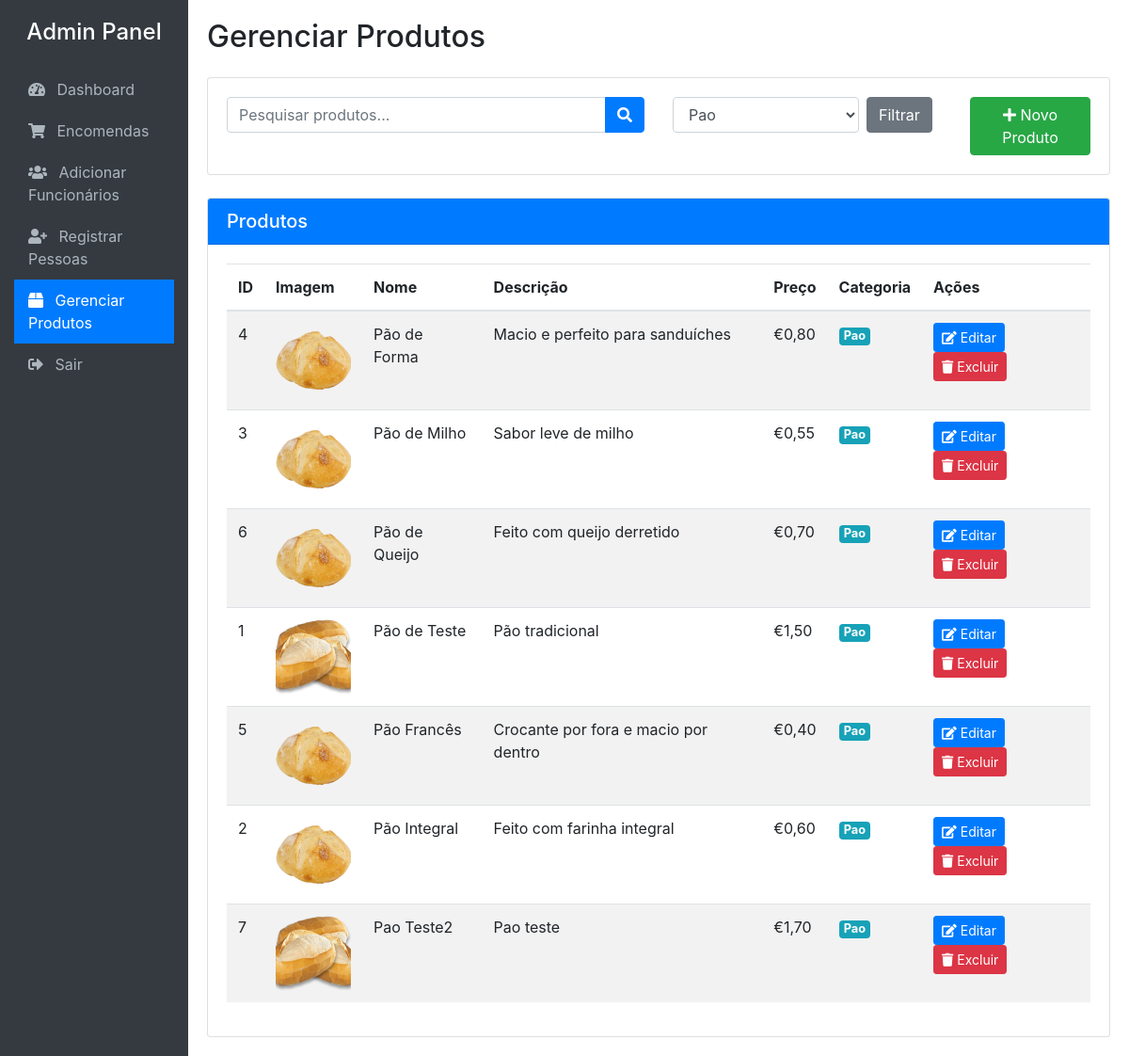
Page /admin/produtosg.php?categoria=pao (signed in) on the committed database.
### tables this page shows
CREATE TABLE IF NOT EXISTS `produtos` (
  `id` int(11) NOT NULL AUTO_INCREMENT,
  `nome` varchar(100) NOT NULL,
  `descricao` text DEFAULT NULL,
  `preco` decimal(10,2) NOT NULL,
  `imagem` varchar(255) DEFAULT NULL,
  `categoria` varchar(50) DEFAULT NULL,
  PRIMARY KEY (`id`)
);

### admin/produtosg.php (the view, shortened to what this page needs)
<?php
require_once 'config.php';
$categorias = [];
$search = '';
$categoria_filtro = '';
$query_categorias = "SELECT DISTINCT categoria FROM produtos ORDER BY categoria";
$result_categorias = $conn->query($query_categorias);
while ($row = $result_categorias->fetch_assoc()) {
    if (!empty($row['categoria'])) {
        $categorias[] = $row['categoria'];
    }
}
if (isset($_GET['categoria']) && !empty($_GET['categoria'])) {
    $categoria_filtro = $_GET['categoria'];
}
$sql = "SELECT * FROM produtos WHERE 1=1";
if (!empty($categoria_filtro)) {
    $sql .= " AND categoria = ?";
}
$sql .= " ORDER BY categoria, nome";
$stmt = $conn->prepare($sql);
if (!empty($search) && !empty($categoria_filtro)) {
    $search_term = "%$search%";
    $stmt->bind_param("sss", $search_term, $search_term, $categoria_filtro);
} elseif (!empty($search)) {
    $search_term = "%$search%";
    $stmt->bind_param("ss", $search_term, $search_term);
} elseif (!empty($categoria_filtro)) {
    $stmt->bind_param("s", $categoria_filtro);
}
$stmt->execute();
$result = $stmt->get_result();
$produtos = $result->fetch_all(MYSQLI_ASSOC);
?>
<!DOCTYPE html>
<html lang="pt">
<head>
    <link rel="stylesheet" href="https://stackpath.bootstrapcdn.com/bootstrap/4.5.2/css/bootstrap.min.css">
    <link rel="stylesheet" href="https://cdnjs.cloudflare.com/ajax/libs/font-awesome/5.15.1/css/all.min.css">
</head>
<body>
    <div class="container-fluid">
        <div class="row">
            <div class="col-md-2 sidebar">
                <h4 class="text-center mb-4">Admin Panel</h4>
                <a href="dashboard.php"><i class="fas fa-tachometer-alt mr-2"></i> Dashboard</a>
                <a href="encomendas.php"><i class="fas fa-shopping-cart mr-2"></i> Encomendas</a>
                <a href="funcionarios.php"><i class="fas fa-users mr-2"></i> Adicionar Funcionários</a>
                <a href="registrar.php"><i class="fas fa-user-plus mr-2"></i> Registrar Pessoas</a>
                <a href="produtosg.php" class="active"><i class="fas fa-box mr-2"></i> Gerenciar Produtos</a>
                <a href="logout.php"><i class="fas fa-sign-out-alt mr-2"></i> Sair</a>
            </div>
            <div class="col-md-10 content">
                <h2 class="mb-4">Gerenciar Produtos</h2>
                <div class="card mb-4">
                    <div class="card-body">
                        <div class="row">
                            <div class="col-md-6">
                                <form method="get" action="produtosg.php" class="form-inline">
                                    <div class="input-group w-100">
                                        <input type="text" class="form-control" placeholder="Pesquisar produtos..." name="search" value="<?php echo htmlspecialchars($search); ?>">
                                        <div class="input-group-append">
                                            <button class="btn btn-primary" type="submit"><i class="fas fa-search"></i></button>
                                        </div>
                                    </div>
                                </form>
                            </div>
                            <div class="col-md-4">
                                <form method="get" action="produtosg.php" class="form-inline">
                                    <select name="categoria" class="form-control mr-2">
                                        <?php foreach ($categorias as $cat): ?>
                                            <option value="<?php echo $cat; ?>" <?php if ($categoria_filtro === $cat) echo 'selected'; ?>>
                                                <?php echo ucfirst($cat); ?>
                                            </option>
                                        <?php endforeach; ?>
                                    </select>
                                    <button type="submit" class="btn btn-secondary">Filtrar</button>
                                </form>
                            </div>
                            <div class="col-md-2 text-right">
                                <button type="button" class="btn btn-success" data-toggle="modal" data-target="#addProdutoModal">
                                    <i class="fas fa-plus"></i> Novo Produto
                                </button>
                            </div>
                        </div>
                    </div>
                </div>
                <div class="card">
                    <div class="card-header bg-primary text-white">
                        <h5 class="mb-0">Produtos</h5>
                    </div>
                    <div class="card-body">
                        <?php if (count($produtos) > 0): ?>
                            <div class="table-responsive">
                                <table class="table table-striped">
                                    <thead>
                                        <tr>
                                            <th>ID</th>
                                            <th>Imagem</th>
                                            <th>Nome</th>
                                            <th>Descrição</th>
                                            <th>Preço</th>
                                            <th>Categoria</th>
                                            <th>Ações</th>
                                        </tr>
                                    </thead>
                                    <tbody>
                                        <?php foreach ($produtos as $produto): ?>
                                            <tr>
                                                <td><?php echo $produto['id']; ?></td>
                                                <td>
                                                    <img src="<?php echo $produto['imagem']; ?>" alt="<?php echo $produto['nome']; ?>" class="product-img">
                                                </td>
                                                <td><?php echo $produto['nome']; ?></td>
                                                <td><?php echo substr($produto['descricao'], 0, 50) . (strlen($produto['descricao']) > 50 ? '...' : ''); ?></td>
                                                <td>€<?php echo number_format($produto['preco'], 2, ',', '.'); ?></td>
                                                <td>
                                                    <span class="badge badge-info categoria-badge">
                                                        <?php echo ucfirst($produto['categoria']); ?>
                                                    </span>
                                                </td>
                                                <td>
                                                    <button type="button" class="btn btn-sm btn-primary"
                                                            data-toggle="modal"
                                                            data-target="#editProdutoModal"
                                                            data-id="<?php echo $produto['id']; ?>"
                                                            data-nome="<?php echo $produto['nome']; ?>"
                                                            data-descricao="<?php echo $produto['descricao']; ?>"
                                                            data-preco="<?php echo $produto['preco']; ?>"
                                                            data-categoria="<?php echo $produto['categoria']; ?>"
                                                            data-imagem="<?php echo $produto['imagem']; ?>">
                                                        <i class="fas fa-edit"></i> Editar
                                                    </button>
                                                    <button type="button" class="btn btn-sm btn-danger"
                                                            data-toggle="modal"
                                                            data-target="#deleteProdutoModal"
                                                            data-id="<?php echo $produto['id']; ?>"
                                                            data-nome="<?php echo $produto['nome']; ?>">
                                                        <i class="fas fa-trash"></i> Excluir
                                                    </button>
                                                </td>
                                            </tr>
                                        <?php endforeach; ?>
                                    </tbody>
                                </table>
                            </div>
                        <?php else: ?>
                            <div class="alert alert-info">
                                Nenhum produto encontrado. <?php if (!empty($search) || !empty($categoria_filtro)): ?>Tente ajustar os filtros de pesquisa.<?php endif; ?>
                            </div>
                        <?php endif; ?>
                    </div>
                </div>
            </div>
        </div>
    </div>
</body>
</html>

### admin/produtosg.php (style rules this page uses)
.sidebar { min-height: 100vh; background-color: #343a40; color: white; padding-top: 20px; }
.sidebar a { color: #adb5bd; padding: 10px 15px; display: block; text-decoration: none; }
.sidebar a.active { color: white; background-color: #007bff; }
.content { padding: 20px; }
.product-img { width: 80px; height: 80px; object-fit: cover; }
.categoria-badge { font-size: 0.8rem; }

### rows in the picture
produtos: id "4", imagem (picture), nome "Pão de Forma", descricao "Macio e perfeito para sanduíches", preco "0,80", categoria "Pao"
produtos: id "3", imagem (picture), nome "Pão de Milho", descricao "Sabor leve de milho", preco "0,55", categoria "Pao"
produtos: id "6", imagem (picture), nome "Pão de Queijo", descricao "Feito com queijo derretido", preco "0,70", categoria "Pao"
produtos: id "1", imagem (picture), nome "Pão de Teste", descricao "Pão tradicional", preco "1,50", categoria "Pao"
produtos: id "5", imagem (picture), nome "Pão Francês", descricao "Crocante por fora e macio por dentro", preco "0,40", categoria "Pao"
produtos: id "2", imagem (picture), nome "Pão Integral", descricao "Feito com farinha integral", preco "0,60", categoria "Pao"
produtos: id "7", imagem (picture), nome "Pao Teste2", descricao "Pao teste", preco "1,70", categoria "Pao"

### other values in the picture
form field categoria "Pao"
